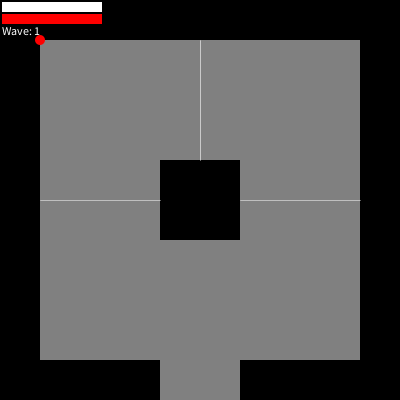
Frame 1 (no input)
Frame 60 (the mouse pressed at the canvas centre just before this capture): identical to frame 1, image omitted
Frame 120 (the mouse held since frame 60 and released just before this capture): identical to frame 1, image omitted

The Processing sketch that drew this single still picture (run headless with seeded random() and noise(); from frame 60 on, the mouse is pressed at the canvas centre):

// Processing sketch: SpiderGame
// ── SpiderGame.pde
int W,H;
Game game;

void setup()
{
  /* main settings */
  size(400,400);
  W = width;
  H = height;
  int $size = 40;
  Wall[] walls = {
    new Wall($size,0,8*$size,$size), //Top
    new Wall(9*$size,0,$size,9*$size), //Right
    new Wall(0,0,$size,9*$size), //Left
    new Wall(0,9*$size,4*$size,$size), //Bottom 1
    new Wall(6*$size,9*$size,4*$size,$size), //Bottom 2
    new Wall(4*$size,4*$size,2*$size,2*$size), //mittle
    //new Wall($size,5*$size-$size/4,$size/2,$size/2),
    //new Wall(9*$size-$size/2,5*$size-$size/4,$size/2,$size/2)
  };
  PVector[] points1 = {
   new PVector(5*$size,10*$size),
   new PVector(5*$size,7*$size),
   new PVector(3*$size,7*$size),
   new PVector(3*$size,$size)
  };
  Route route1 = new Route(points1);
  PVector[] points2 = {
   new PVector(5*$size,10*$size),
   new PVector(5*$size,7*$size),
   new PVector(7*$size,7*$size),
   new PVector(7*$size,$size)
  };
  Route route2 = new Route(points2);
  Fly[] flys = {
    new Fly(route1,2),new Fly(route2,2),
    new Fly(route1,3),new Fly(route2,3)
  };
  Level level = new Level(walls,flys);//,lines);
  level.addLine(new Line(new PVector(5*$size,$size),new PVector(5*$size,4*$size)));
  level.addLine(new Line(new PVector($size,5*$size),new PVector(4*$size,5*$size)));
  level.addLine(new Line(new PVector(6*$size,5*$size),new PVector(9*$size,5*$size)));
  Player player = new Player($size, $size);
  game = new Game(level,player);
  
}

void draw()
{
  game.tick();
  
  game.draw();
}

void keyPressed() {
  int $speed = 2;
  switch(key)
  {
    case 'w':
    case 'W':
      for(int i=0;i<$speed;i++)
      {
        game.movePlayer(0, -1);
      }
      break;
    case 's':
    case 'S':
      for(int i=0;i<$speed;i++)
      {
        game.movePlayer(0, 1);
      }
      break;
    case 'd':
    case 'D':
      for(int i=0;i<$speed;i++)
      {
        game.movePlayer(1, 0);
      }
      break;
    case 'a':
    case 'A':
      for(int i=0;i<$speed;i++)
      {
        game.movePlayer(-1, 0);
      }
      break;
    case 'e':
    case 'E':
        game.startWave();
      break;
  }
}

void keyReleased() {
  switch(key)
  {
    case ' ':
      game.placeLineAtPlayer();
      break;
  }
}
// ── Fly.pde
class Fly
{
  Route route;
  int onLine;
  PVector pos;
  ArrayList<Line> lines;
  float speed;
  float max_speed;
  Fly(Route route_, float max_speed_)
  {
    route = route_.copy();
    route.onLine = 0;
    pos = route.start.copy();
    max_speed = max_speed_;
    speed = max_speed;
    lines = new ArrayList<Line>();
  }
  
  Fly copy()
  {
    Fly out = new Fly(route,max_speed);
    out.onLine = 0;
    out.pos = pos.copy();
    out.speed = speed;
    return out;
  }
  
  void move()
  {
    if(speed<=0)
      return;
    pos.set(route.move(pos.x,pos.y,speed));
  }
  
  boolean isAtEnd()
  {
    return (pos.x == route.end.x && pos.y == route.end.y);
  }
  
  void draw(boolean inverted)
  {
    int $size = floor(3*max_speed);
    for(int i=lines.size()-1;i>=0;i--)
    {
      Line $line1 = new Line(lines.get(i).pos(),pos);
      Line $line2 = new Line(pos,lines.get(i).end());
      if($line1.length+$line2.length < 150)
      {
        $line1.draw(inverted);
        $line2.draw(inverted);
      }
      else
      {
        lines.remove(i);
      }
      $line1 = null;
      $line2 = null;
    }
    if(inverted)
      fill(250);
    else
      fill(255*(1-speed/max_speed),255*(1-speed/max_speed),255);
    noStroke();
    ellipse(pos.x,pos.y,$size,$size);
  }
}
// ── Game.pde
class Game
{
  Level level;
  Player player;
  int wave;
  boolean ongoingWave;
  
  Game(Level level_,Player player_)
  {
    level = level_.copy();
    player = player_.copy();
    ongoingWave = false;
    wave = 1;
  }
  
  void draw()
  {
    if(player.hasLine)
      background(0);
    else
      background(color(128,128,128));
    fill(0);
    stroke(0);
    level.draw(player.hasLine);
    player.draw(player.hasLine,ongoingWave);
    fill(255);
    text("Wave: "+wave, 2, 35);
  }
  
  boolean isLineAtPlayer()
  {
    return level.isLineAt(int(player.pos.x),int(player.pos.y))!=0;
  }
  
  void movePlayer(int x, int y)
  {
    if(ongoingWave)
      return;
    if(player.pos.x+x>=W)
    {
      player.pos.x=W;
      return;
    }
    if(player.pos.y+y>=H)
    {
      player.pos.y=H;
      return;
    }
    
    if(player.onLine!=0)
    {
      //move on the Line
      int i = player.onLine-1;
      PVector $line = level.lines.get(i).dir();
      
      if(y==0 && level.lines.get(i).x1>level.lines.get(i).x2)
        x*=-1;
      if(x==0 && level.lines.get(i).y1>level.lines.get(i).y2)
        y*=-1;
        
      player.pos.add(PVector.mult($line,x+y)); //x or y is 0
      
      PVector start = level.lines.get(i).end().copy();
      PVector end = level.lines.get(i).pos().copy();
      if((y==0 && x>0) || (x==0 && y>0))
      {
        start.set(level.lines.get(i).pos());
        end.set(level.lines.get(i).end());
      }
        
      $line = PVector.sub(start,player.pos);
      if($line.mag()>level.lines.get(i).length)
      {
          player.pos.set(end);
          player.onLine=0;
      }
    }//END IF(Player.onLine!=0)
    else if(level.canMoveTo(int(player.pos.x+x),int(player.pos.y+y)))
      player.pos.add(new PVector(x,y));
    else
    {
      int i = level.isLineAt(int(player.pos.x),int(player.pos.y));
      if(i!=0)
      {
        player.onLine = i;
        //set player on Line
        PVector $pos = level.lines.get(i-1).pos().copy();
        float $length = PVector.sub(player.pos,$pos).mag();
        player.pos.set(PVector.add($pos,level.lines.get(i-1).dir().mult($length)));
      }
    }
  }
  
  void placeLineAtPlayer()
  {
    if(ongoingWave)
      return;
    PVector $pos = player.pos.copy();
    if(level.isLineAt(int($pos.x),int($pos.y)) != 0 || player.onLine != 0)
      return;
    if(player.hasLine)
    {
      if(level.placeLineAt(player.line,$pos))
        player.energie-=10;
    }
    else
    {
      if(player.energie<10)
        return;
      player.line.set($pos);
    }
    player.hasLine = !player.hasLine;
  }
  
  void startWave()
  {
    ongoingWave = true;
    level.addMonsters(wave);
  }
  
  void endWave()
  {
    ongoingWave = false;
    wave++;
  }
  
  void tick()
  {
    if(ongoingWave == false)
      return;
    if(level.objects.size()==0 && level.waitingEnemys==0)
      endWave();
    else
      level.tick(wave);
  }
  
}
// ── Level.pde
class Level
{
  Wall[] walls;
  ArrayList<Fly> objects;
  Fly[] enemys;
  int waitingEnemys;
  int counter;
  ArrayList<Line> lines;
  Level(Wall[] walls_, Fly[] enemys_)
  {
    waitingEnemys = 0;
    counter = 0;
    walls = new Wall[walls_.length];
    for(int i=0;i<walls_.length;i++)
    {
      walls[i] = walls_[i].copy();
    }
    
    enemys = new Fly[enemys_.length];
    for(int i=0;i<enemys_.length;i++)
    {
      enemys[i] = enemys_[i].copy();
    }
    
    objects = new ArrayList<Fly>();
    lines = new ArrayList<Line>();    
  }
  Level copy()
  { 
    Level out = new Level(walls,enemys);
    out.waitingEnemys = waitingEnemys;
    for(int i=0;i<lines.size();i++)
    {
      out.addLine(lines.get(i));
    }
    return out;
  }
  void draw(boolean inverted)
  {
    for(int i = 0; i < walls.length; i++)
    {
      walls[i].draw(inverted);
    }
    for(int i = 0; i < lines.size(); i++)
    {
      lines.get(i).draw(inverted);
    }
    for(int j=objects.size()-1;j>=0;j--)
    {
      objects.get(j).draw(inverted);
    }
  }
  
  boolean placeLineAt(PVector start, PVector end)
  {
    Line $line = new Line(start,end);    
    if
    (
      $line.length > 30 &&
      $line.pos().x != $line.end().x &&
      $line.pos().y != $line.end().y
    )
    {
      addLine($line);
      return true;
    }
    else
    {
      return false;
    }
  }
  
  void tick(int wave)
  {
    if(waitingEnemys>0)
    {
      counter++;
      if(counter>=60)
      {
        counter=0;
        addMonster(wave);
        waitingEnemys--;
      }
    }
    
    for(int j=objects.size()-1;j>=0;j--)
    {
      if(objects.get(j).isAtEnd()==false)
        objects.get(j).move();
      else
      {
        objects.remove(j);
        game.player.health--;
        break;
      }
      
      //fly breaks lines that it touches
      for(int i=0;i<lines.size();i++)
      {
        Line $line = lines.get(i).copy();
        if(!$line.visible)
          continue;
        PVector $v = PVector.sub(objects.get(j).pos,$line.pos());
        float $a = PVector.angleBetween($v, $line.dir());
        if($v.mag() > $line.length || $a > PI/2 || $a == 0)
          continue;
        $line = null;
        if($v.mag()*sin($a)<3)
        {
          objects.get(j).speed-=0.5;
          if(objects.get(j).speed <= 0)
          {
            for(int k=lines.size()-1;k>=0;k--)
              lines.get(k).visible = true;
            game.player.energie+=10*((objects.get(j).max_speed)*2);
            objects.remove(j);
            break;
          }
          objects.get(j).lines.add(lines.get(i).copy());
          if((150*objects.get(j).speed)/lines.get(i).length<1)
            lines.get(i).visible = false;
          else
            lines.remove(i);
        }
      }
    }
  }
  
  int isLineAt(int x, int y)
  {
    int out = 0;
    for(int i=0;i<lines.size();i++)
    {
      int $tolerance = 10;
      if
      (
        (
          (lines.get(i).x1-x)*(lines.get(i).x1-x) <= $tolerance 
          && (lines.get(i).y1-y)*(lines.get(i).y1-y) <= $tolerance
        )
        ||(
          (lines.get(i).x2-x)*(lines.get(i).x2-x) <= $tolerance
          && (lines.get(i).y2-y)*(lines.get(i).y2-y) <= $tolerance
        )
      )
      {
        out = i+1;
        break;
      }
    }
    return out;
  }
  
  boolean canMoveTo(int x,int y)
  {
    //is a Line at players position
    
    //isWall at (x,y)
    boolean out = false;
    for(int i=0;i<walls.length;i++)
    {
      if
      (
        (walls[i].x<=x && walls[i].x+walls[i].w>=x && walls[i].y==y)
        ||(walls[i].x<=x && walls[i].x+walls[i].w>=x && walls[i].y+walls[i].h==y)
        ||(walls[i].y<=y && walls[i].y+walls[i].h>=y && walls[i].x==x)
        ||(walls[i].y<=y && walls[i].y+walls[i].h>=y && walls[i].x+walls[i].w==x)
      )
      {
        out = !out;
        if(
           (walls[i].x==x && walls[i].y==y)
           || (walls[i].x==x && walls[i].y+walls[i].h==y)
           || (walls[i].x+walls[i].w==x && walls[i].y==y)
           || (walls[i].x+walls[i].w==x && walls[i].y+walls[i].h==y)
        )
        {
          out = true;
          break;
        }
        if(out==false)
          break;
      }
    }
    return out;
  }
  
  void addLine(Line line)
  {
   lines.add(line.copy());
  }
  
  void addMonsters(int wave)
  {
    waitingEnemys = wave;
  }
 
  void addMonster(int wave)
  {
    int $max;
    if(wave > enemys.length)
      $max = enemys.length;
    else
      $max = wave;
    int $random = floor(random($max));
    objects.add(enemys[$random].copy());
    objects.get(objects.size()-1).route.randomize();
  }
}
// ── Line.pde
class Line
{
  int x1;
  int x2;
  int y1;
  int y2;
  float length;
  boolean visible;
  /*Line(int x1_, int y1_, int x2_, int y2_)
  {
    x1 = x1_;
    x2 = x2_;
    y1 = y1_;
    y2 = y2_;
    length = sqrt((x1-x2)*(x1-x2)+(y1-y2)*(y1-y2));
  }*/
  Line(PVector start, PVector end)
  {
    x1 = int(start.x);
    y1 = int(start.y);
    x2 = int(end.x);
    y2 = int(end.y);
    length = PVector.sub(end,start).mag();
    visible = true;
  }
  Line copy()
  {
    Line out = new Line(new PVector(x1,y1),new PVector(x2,y2));
    out.visible = visible;
    return out;
  }
  PVector end()
  {
    return new PVector(x2,y2);
  }
  PVector pos()
  {
    PVector out = new PVector(x1,y1);
    return out;
  }
  PVector dir()
  {
    PVector out = new PVector(x2-x1,y2-y1);
    out.setMag(1);
    return out;
  }
  void draw(boolean inverted)
  {
    if(visible == false)
     return;
    fill(0);
    if(inverted)
      stroke(255);
    else
      stroke(255);
      //stroke(color(128,128,128));
    int $l = 70;//max=150
    if(length<$l)
      strokeWeight(1.5);
    else
      strokeWeight(70/length);
    line(x1,y1,x2,y2);
  }
}
// ── Player.pde
class Player
{
  PVector pos;
  boolean hasLine;
  PVector line;
  int onLine;
  float energie;
  int health;
  int max_health;
  int max_energie;
  Player(float x_,float y_)
  {
    pos = new PVector(x_,y_);
    hasLine = false;
    line = new PVector(0,0);
    onLine=0;
    max_energie=100;
    max_health=3;
    energie=max_energie;
    health=max_health;
  }
  Player copy()
  {
    Player out = new Player(pos.x,pos.y);
    out.hasLine = hasLine;
    out.line.set(line);
    out.onLine = onLine;
    out.energie = energie;
    return out;
  }
  
  void draw(boolean inverted, boolean ongoingWave)
  {
    if(hasLine)
    {
      //draw Line
      Line $line = new Line(line,pos);
      /*PVector $l = new PVector(x-line_x,y-line_y,);
      while()
      {
        if(level.canMoveTo(int(player.x+x),int(player.y+y)))
          //TODO
      }*/
      if($line.length > 150)
        hasLine = false;
      else
        $line.draw(inverted);
    }
    
    //Draw Player
    int $size = 10;
    if(inverted)
      fill(250);
    else if(ongoingWave)
      fill(0);
    else
      fill(255,0,0);
    noStroke();
    ellipse(pos.x,pos.y,$size,$size);
    
    //Draw Energie
    fill(255);
    rect(2,2,energie,10);
    if(max_energie>energie)
    {
      fill(127,127,127);
      rect(2+energie,2,max_energie-energie,10);
    }
    
    //Draw health
    fill(color(255,0,0));
    rect(2,14,(health*100)/max_health,10);
  }
}
// ── Route.pde
class Route
{
  //Line[] lines;
  PVector[] points;
  PVector start;
  PVector end;
  int onLine;
  Route(PVector[] points_)
  {
    points = new PVector[points_.length];
    for(int i=0;i<points_.length;i++)
    {
      points[i] = points_[i].copy();
    }
    start = points_[0];
    end = points_[points_.length-1];
    onLine = 0;
  }
  void randomize()
  {
    for(int i=1;i<points.length-1;i++)
    {
      int $size = 30;
      points[i].x += -$size+random(2*$size);
      points[i].y += -$size+random(2*$size);
    }
  }  
  Route copy()
  {
    Route out = new Route(points);
    return out;
  }
  PVector move(float x, float y, float speed)
  {
    PVector out = new PVector(x,y);
    Line $line = new Line(points[onLine],points[onLine+1]);
    if(out == $line.end())
      return out;
    out.add(PVector.mult($line.dir(),speed));
    if(PVector.sub(out,$line.pos()).mag()>=$line.length)
    {
      out.set($line.end());
      onLine++;
      int $max = points.length-2;
      if(onLine>$max)
        onLine = $max;
    }
    return out;
  }
}
// ── Wall.pde
class Wall
{
  int x;
  int y;
  int w;
  int h;
  Wall(int x_,int y_, int w_, int h_)
  {
    x = x_;
    y = y_;
    w = w_;
    h = h_;
  }
  Wall copy()
  {
    Wall out = new Wall(x,y,w,h);
    return out;
  }
  void draw(boolean inverted)
  {
    if(inverted)
      fill(color(255,255,255));
    else
      fill(0);
    noStroke();
    rect(x,y,w,h);
  }
}
